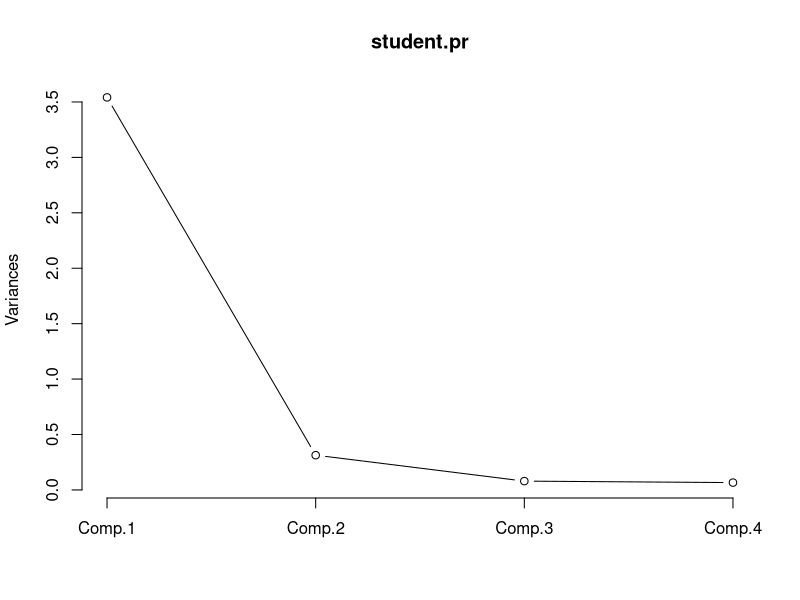
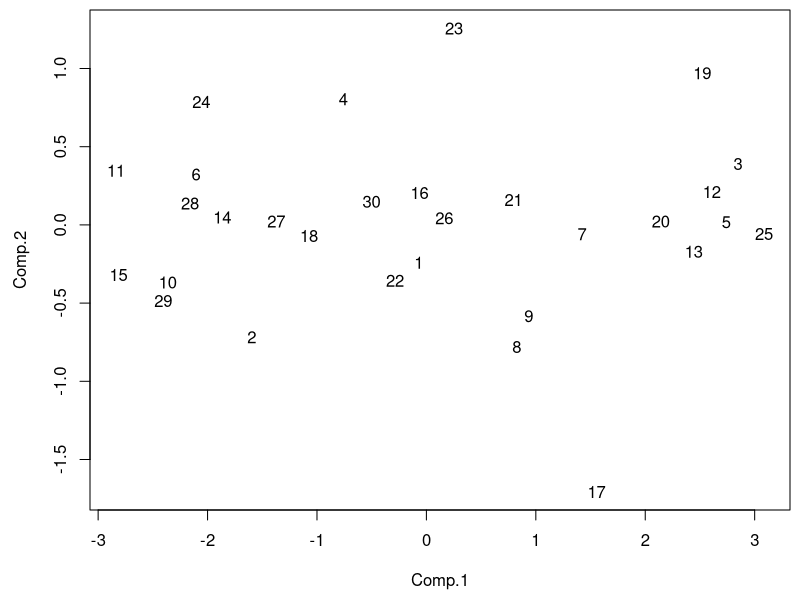

Recreate these plots in R, in order.
rt <- read.table("exam0901.data"); rt
student.pr <- princomp(rt, cor = TRUE)
summary(student.pr, loadings=TRUE)

pred <- predict(student.pr); pred

sort(pred[,1])
sort(pred[,2])

screeplot(student.pr, type = "lines")

win.graph(width=8, height=7)
par(mai=c(0.6, 0.9, 0.4, 0.2))

savePlot("student_pr2", type = "eps")

par(mai=c(0.9, 0.9, 0.1, 0.1))
plot(pred[,1:2], type = "n")
text(pred[,1:2])